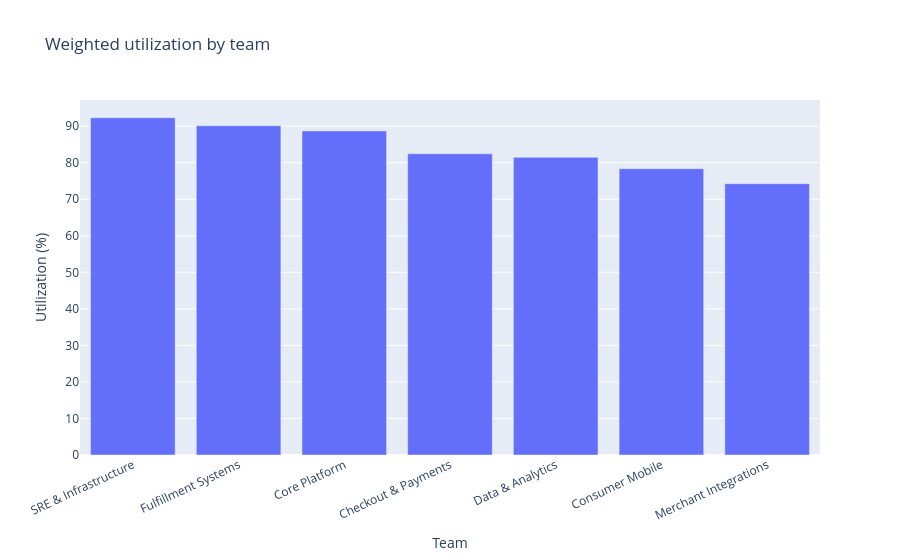

Write notebook code for a chart like this one.
### Markdown cell above
## 6. Capacity and resource utilization
Calculate utilization as the ratio of total logged hours to total available hours. A high figure can indicate overtime or lack of buffer; it is not automatically evidence of high productivity.

### Code cell
capacity_summary = analysis["capacity_team_summary"].sort_values("utilization_pct", ascending=False)
display(capacity_summary.round(2))
fig = px.bar(capacity_summary, x="team_name", y="utilization_pct",
             title="Weighted utilization by team", labels={"team_name":"Team", "utilization_pct":"Utilization (%)"})
fig.update_layout(xaxis_tickangle=-25)
fig.show()

### Figure 1 — Plotly figure (JSON) as saved in the notebook; plotly's stock layout.template omitted (floating-point values rounded to 4 significant figures)
{"data": [{"hovertemplate": "Team=%{x}<br>Utilization (%)=%{y}<extra></extra>", "legendgroup": "", "marker": {"color": "#636efa", "pattern": {"shape": ""}}, "name": "", "orientation": "v", "showlegend": false, "textposition": "auto", "type": "bar", "x": ["SRE & Infrastructure", "Fulfillment Systems", "Core Platform", "Checkout & Payments", "Data & Analytics", "Consumer Mobile", "Merchant Integrations"], "xaxis": "x", "y": [92.31, 90.12, 88.71, 82.45, 81.46, 78.36, 74.26], "yaxis": "y"}], "layout": {"barmode": "relative", "legend": {"tracegroupgap": 0}, "title": {"text": "Weighted utilization by team"}, "xaxis": {"anchor": "y", "domain": [0.0, 1.0], "tickangle": -25, "title": {"text": "Team"}}, "yaxis": {"anchor": "x", "domain": [0.0, 1.0], "title": {"text": "Utilization (%)"}}}}
